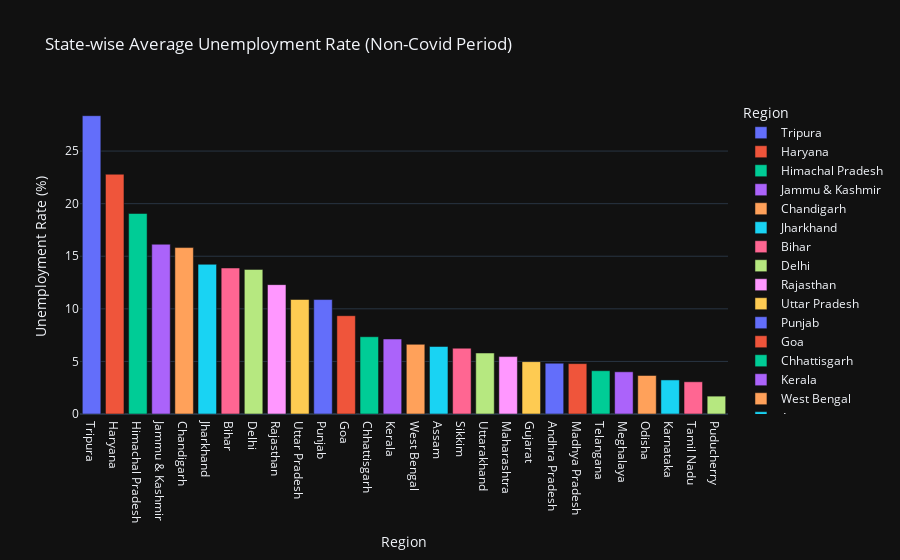

This figure's notebook cell:
### Code cell
# Plot the state-wise average unemployment rate
fig = px.bar(state_avg_unemployment, x='Region', y='EstimatedUnemploymentRate(%)',
             title='State-wise Average Unemployment Rate (Non-Covid Period)',color='Region',
             labels={'EstimatedUnemploymentRate(%)': 'Unemployment Rate (%)'},
             template='plotly_dark')

fig.show()

# During the entire time period excluding the COVID-19 period, Tripura state had the highest unemployment rate.

### Figure 1 — Plotly figure (JSON) as saved in the notebook; plotly's stock layout.template omitted (floating-point values rounded to 4 significant figures)
{"data": [{"alignmentgroup": "True", "hovertemplate": "Region=%{x}<br>Unemployment Rate (%)=%{y}<extra></extra>", "legendgroup": "Tripura", "marker": {"color": "#636efa", "pattern": {"shape": ""}}, "name": "Tripura", "offsetgroup": "Tripura", "orientation": "v", "showlegend": true, "textposition": "auto", "type": "bar", "x": ["Tripura"], "xaxis": "x", "y": [28.36], "yaxis": "y"}, {"alignmentgroup": "True", "hovertemplate": "Region=%{x}<br>Unemployment Rate (%)=%{y}<extra></extra>", "legendgroup": "Haryana", "marker": {"color": "#EF553B", "pattern": {"shape": ""}}, "name": "Haryana", "offsetgroup": "Haryana", "orientation": "v", "showlegend": true, "textposition": "auto", "type": "bar", "x": ["Haryana"], "xaxis": "x", "y": [22.8], "yaxis": "y"}, {"alignmentgroup": "True", "hovertemplate": "Region=%{x}<br>Unemployment Rate (%)=%{y}<extra></extra>", "legendgroup": "Himachal Pradesh", "marker": {"color": "#00cc96", "pattern": {"shape": ""}}, "name": "Himachal Pradesh", "offsetgroup": "Himachal Pradesh", "orientation": "v", "showlegend": true, "textposition": "auto", "type": "bar", "x": ["Himachal Pradesh"], "xaxis": "x", "y": [19.06], "yaxis": "y"}, {"alignmentgroup": "True", "hovertemplate": "Region=%{x}<br>Unemployment Rate (%)=%{y}<extra></extra>", "legendgroup": "Jammu & Kashmir", "marker": {"color": "#ab63fa", "pattern": {"shape": ""}}, "name": "Jammu & Kashmir", "offsetgroup": "Jammu & Kashmir", "orientation": "v", "showlegend": true, "textposition": "auto", "type": "bar", "x": ["Jammu & Kashmir"], "xaxis": "x", "y": [16.14], "yaxis": "y"}, {"alignmentgroup": "True", "hovertemplate": "Region=%{x}<br>Unemployment Rate (%)=%{y}<extra></extra>", "legendgroup": "Chandigarh", "marker": {"color": "#FFA15A", "pattern": {"shape": ""}}, "name": "Chandigarh", "offsetgroup": "Chandigarh", "orientation": "v", "showlegend": true, "textposition": "auto", "type": "bar", "x": ["Chandigarh"], "xaxis": "x", "y": [15.82], "yaxis": "y"}, {"alignmentgroup": "True", "hovertemplate": "Region=%{x}<br>Unemployment Rate (%)=%{y}<extra></extra>", "legendgroup": "Jharkhand", "marker": {"color": "#19d3f3", "pattern": {"shape": ""}}, "name": "Jharkhand", "offsetgroup": "Jharkhand", "orientation": "v", "showlegend": true, "textposition": "auto", "type": "bar", "x": ["Jharkhand"], "xaxis": "x", "y": [14.23], "yaxis": "y"}, {"alignmentgroup": "True", "hovertemplate": "Region=%{x}<br>Unemployment Rate (%)=%{y}<extra></extra>", "legendgroup": "Bihar", "marker": {"color": "#FF6692", "pattern": {"shape": ""}}, "name": "Bihar", "offsetgroup": "Bihar", "orientation": "v", "showlegend": true, "textposition": "auto", "type": "bar", "x": ["Bihar"], "xaxis": "x", "y": [13.88], "yaxis": "y"}, {"alignmentgroup": "True", "hovertemplate": "Region=%{x}<br>Unemployment Rate (%)=%{y}<extra></extra>", "legendgroup": "Delhi", "marker": {"color": "#B6E880", "pattern": {"shape": ""}}, "name": "Delhi", "offsetgroup": "Delhi", "orientation": "v", "showlegend": true, "textposition": "auto", "type": "bar", "x": ["Delhi"], "xaxis": "x", "y": [13.75], "yaxis": "y"}, {"alignmentgroup": "True", "hovertemplate": "Region=%{x}<br>Unemployment Rate (%)=%{y}<extra></extra>", "legendgroup": "Rajasthan", "marker": {"color": "#FF97FF", "pattern": {"shape": ""}}, "name": "Rajasthan", "offsetgroup": "Rajasthan", "orientation": "v", "showlegend": true, "textposition": "auto", "type": "bar", "x": ["Rajasthan"], "xaxis": "x", "y": [12.3], "yaxis": "y"}, {"alignmentgroup": "True", "hovertemplate": "Region=%{x}<br>Unemployment Rate (%)=%{y}<extra></extra>", "legendgroup": "Uttar Pradesh", "marker": {"color": "#FECB52", "pattern": {"shape": ""}}, "name": "Uttar Pradesh", "offsetgroup": "Uttar Pradesh", "orientation": "v", "showlegend": true, "textposition": "auto", "type": "bar", "x": ["Uttar Pradesh"], "xaxis": "x", "y": [10.89], "yaxis": "y"}, {"alignmentgroup": "True", "hovertemplate": "Region=%{x}<br>Unemployment Rate (%)=%{y}<extra></extra>", "legendgroup": "Punjab", "marker": {"color": "#636efa", "pattern": {"shape": ""}}, "name": "Punjab", "offsetgroup": "Punjab", "orientation": "v", "showlegend": true, "textposition": "auto", "type": "bar", "x": ["Punjab"], "xaxis": "x", "y": [10.88], "yaxis": "y"}, {"alignmentgroup": "True", "hovertemplate": "Region=%{x}<br>Unemployment Rate (%)=%{y}<extra></extra>", "legendgroup": "Goa", "marker": {"color": "#EF553B", "pattern": {"shape": ""}}, "name": "Goa", "offsetgroup": "Goa", "orientation": "v", "showlegend": true, "textposition": "auto", "type": "bar", "x": ["Goa"], "xaxis": "x", "y": [9.346], "yaxis": "y"}, {"alignmentgroup": "True", "hovertemplate": "Region=%{x}<br>Unemployment Rate (%)=%{y}<extra></extra>", "legendgroup": "Chhattisgarh", "marker": {"color": "#00cc96", "pattern": {"shape": ""}}, "name": "Chhattisgarh", "offsetgroup": "Chhattisgarh", "orientation": "v", "showlegend": true, "textposition": "auto", "type": "bar", "x": ["Chhattisgarh"], "xaxis": "x", "y": [7.347], "yaxis": "y"}, {"alignmentgroup": "True", "hovertemplate": "Region=%{x}<br>Unemployment Rate (%)=%{y}<extra></extra>", "legendgroup": "Kerala", "marker": {"color": "#ab63fa", "pattern": {"shape": ""}}, "name": "Kerala", "offsetgroup": "Kerala", "orientation": "v", "showlegend": true, "textposition": "auto", "type": "bar", "x": ["Kerala"], "xaxis": "x", "y": [7.131], "yaxis": "y"}, {"alignmentgroup": "True", "hovertemplate": "Region=%{x}<br>Unemployment Rate (%)=%{y}<extra></extra>", "legendgroup": "West Bengal", "marker": {"color": "#FFA15A", "pattern": {"shape": ""}}, "name": "West Bengal", "offsetgroup": "West Bengal", "orientation": "v", "showlegend": true, "textposition": "auto", "type": "bar", "x": ["West Bengal"], "xaxis": "x", "y": [6.626], "yaxis": "y"}, {"alignmentgroup": "True", "hovertemplate": "Region=%{x}<br>Unemployment Rate (%)=%{y}<extra></extra>", "legendgroup": "Assam", "marker": {"color": "#19d3f3", "pattern": {"shape": ""}}, "name": "Assam", "offsetgroup": "Assam", "orientation": "v", "showlegend": true, "textposition": "auto", "type": "bar", "x": ["Assam"], "xaxis": "x", "y": [6.421], "yaxis": "y"}, {"alignmentgroup": "True", "hovertemplate": "Region=%{x}<br>Unemployment Rate (%)=%{y}<extra></extra>", "legendgroup": "Sikkim", "marker": {"color": "#FF6692", "pattern": {"shape": ""}}, "name": "Sikkim", "offsetgroup": "Sikkim", "orientation": "v", "showlegend": true, "textposition": "auto", "type": "bar", "x": ["Sikkim"], "xaxis": "x", "y": [6.257], "yaxis": "y"}, {"alignmentgroup": "True", "hovertemplate": "Region=%{x}<br>Unemployment Rate (%)=%{y}<extra></extra>", "legendgroup": "Uttarakhand", "marker": {"color": "#B6E880", "pattern": {"shape": ""}}, "name": "Uttarakhand", "offsetgroup": "Uttarakhand", "orientation": "v", "showlegend": true, "textposition": "auto", "type": "bar", "x": ["Uttarakhand"], "xaxis": "x", "y": [5.801], "yaxis": "y"}, {"alignmentgroup": "True", "hovertemplate": "Region=%{x}<br>Unemployment Rate (%)=%{y}<extra></extra>", "legendgroup": "Maharashtra", "marker": {"color": "#FF97FF", "pattern": {"shape": ""}}, "name": "Maharashtra", "offsetgroup": "Maharashtra", "orientation": "v", "showlegend": true, "textposition": "auto", "type": "bar", "x": ["Maharashtra"], "xaxis": "x", "y": [5.459], "yaxis": "y"}, {"alignmentgroup": "True", "hovertemplate": "Region=%{x}<br>Unemployment Rate (%)=%{y}<extra></extra>", "legendgroup": "Gujarat", "marker": {"color": "#FECB52", "pattern": {"shape": ""}}, "name": "Gujarat", "offsetgroup": "Gujarat", "orientation": "v", "showlegend": true, "textposition": "auto", "type": "bar", "x": ["Gujarat"], "xaxis": "x", "y": [4.979], "yaxis": "y"}, {"alignmentgroup": "True", "hovertemplate": "Region=%{x}<br>Unemployment Rate (%)=%{y}<extra></extra>", "legendgroup": "Andhra Pradesh", "marker": {"color": "#636efa", "pattern": {"shape": ""}}, "name": "Andhra Pradesh", "offsetgroup": "Andhra Pradesh", "orientation": "v", "showlegend": true, "textposition": "auto", "type": "bar", "x": ["Andhra Pradesh"], "xaxis": "x", "y": [4.827], "yaxis": "y"}, {"alignmentgroup": "True", "hovertemplate": "Region=%{x}<br>Unemployment Rate (%)=%{y}<extra></extra>", "legendgroup": "Madhya Pradesh", "marker": {"color": "#EF553B", "pattern": {"shape": ""}}, "name": "Madhya Pradesh", "offsetgroup": "Madhya Pradesh", "orientation": "v", "showlegend": true, "textposition": "auto", "type": "bar", "x": ["Madhya Pradesh"], "xaxis": "x", "y": [4.788], "yaxis": "y"}, {"alignmentgroup": "True", "hovertemplate": "Region=%{x}<br>Unemployment Rate (%)=%{y}<extra></extra>", "legendgroup": "Telangana", "marker": {"color": "#00cc96", "pattern": {"shape": ""}}, "name": "Telangana", "offsetgroup": "Telangana", "orientation": "v", "showlegend": true, "textposition": "auto", "type": "bar", "x": ["Telangana"], "xaxis": "x", "y": [4.116], "yaxis": "y"}, {"alignmentgroup": "True", "hovertemplate": "Region=%{x}<br>Unemployment Rate (%)=%{y}<extra></extra>", "legendgroup": "Meghalaya", "marker": {"color": "#ab63fa", "pattern": {"shape": ""}}, "name": "Meghalaya", "offsetgroup": "Meghalaya", "orientation": "v", "showlegend": true, "textposition": "auto", "type": "bar", "x": ["Meghalaya"], "xaxis": "x", "y": [4.012], "yaxis": "y"}, {"alignmentgroup": "True", "hovertemplate": "Region=%{x}<br>Unemployment Rate (%)=%{y}<extra></extra>", "legendgroup": "Odisha", "marker": {"color": "#FFA15A", "pattern": {"shape": ""}}, "name": "Odisha", "offsetgroup": "Odisha", "orientation": "v", "showlegend": true, "textposition": "auto", "type": "bar", "x": ["Odisha"], "xaxis": "x", "y": [3.661], "yaxis": "y"}, {"alignmentgroup": "True", "hovertemplate": "Region=%{x}<br>Unemployment Rate (%)=%{y}<extra></extra>", "legendgroup": "Karnataka", "marker": {"color": "#19d3f3", "pattern": {"shape": ""}}, "name": "Karnataka", "offsetgroup": "Karnataka", "orientation": "v", "showlegend": true, "textposition": "auto", "type": "bar", "x": ["Karnataka"], "xaxis": "x", "y": [3.239], "yaxis": "y"}, {"alignmentgroup": "True", "hovertemplate": "Region=%{x}<br>Unemployment Rate (%)=%{y}<extra></extra>", "legendgroup": "Tamil Nadu", "marker": {"color": "#FF6692", "pattern": {"shape": ""}}, "name": "Tamil Nadu", "offsetgroup": "Tamil Nadu", "orientation": "v", "showlegend": true, "textposition": "auto", "type": "bar", "x": ["Tamil Nadu"], "xaxis": "x", "y": [3.064], "yaxis": "y"}, {"alignmentgroup": "True", "hovertemplate": "Region=%{x}<br>Unemployment Rate (%)=%{y}<extra></extra>", "legendgroup": "Puducherry", "marker": {"color": "#B6E880", "pattern": {"shape": ""}}, "name": "Puducherry", "offsetgroup": "Puducherry", "orientation": "v", "showlegend": true, "textposition": "auto", "type": "bar", "x": ["Puducherry"], "xaxis": "x", "y": [1.699], "yaxis": "y"}], "layout": {"barmode": "relative", "legend": {"title": {"text": "Region"}, "tracegroupgap": 0}, "title": {"text": "State-wise Average Unemployment Rate (Non-Covid Period)"}, "xaxis": {"anchor": "y", "categoryarray": ["Tripura", "Haryana", "Himachal Pradesh", "Jammu & Kashmir", "Chandigarh", "Jharkhand", "Bihar", "Delhi", "Rajasthan", "Uttar Pradesh", "Punjab", "Goa", "Chhattisgarh", "Kerala", "West Bengal", "Assam", "Sikkim", "Uttarakhand", "Maharashtra", "Gujarat", "Andhra Pradesh", "Madhya Pradesh", "Telangana", "Meghalaya", "Odisha", "Karnataka", "Tamil Nadu", "Puducherry"], "categoryorder": "array", "domain": [0, 1], "title": {"text": "Region"}}, "yaxis": {"anchor": "x", "domain": [0, 1], "title": {"text": "Unemployment Rate (%)"}}}}
